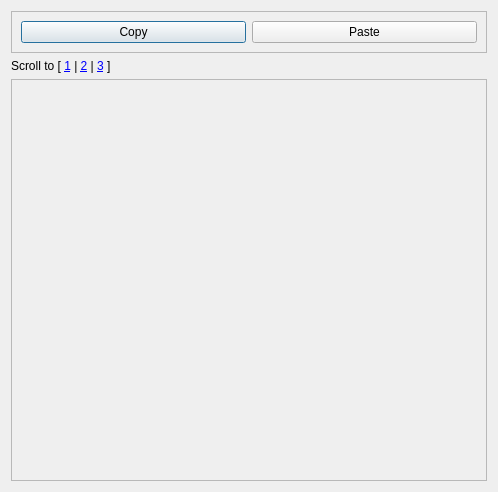
<?xml version="1.0" encoding="UTF-8"?>
<ui version="4.0">
 <class>VoiceList</class>
 <widget class="QDialog" name="VoiceList">
  <property name="geometry">
   <rect>
    <x>0</x>
    <y>0</y>
    <width>498</width>
    <height>492</height>
   </rect>
  </property>
  <property name="windowTitle">
   <string>Voicelist</string>
  </property>
  <layout class="QVBoxLayout" name="verticalLayout">
   <item>
    <widget class="QFrame" name="frame">
     <property name="frameShape">
      <enum>QFrame::StyledPanel</enum>
     </property>
     <property name="frameShadow">
      <enum>QFrame::Raised</enum>
     </property>
     <layout class="QHBoxLayout" name="horizontalLayout">
      <item>
       <widget class="QPushButton" name="pushButton">
        <property name="text">
         <string>Copy</string>
        </property>
       </widget>
      </item>
      <item>
       <widget class="QPushButton" name="pushButton_2">
        <property name="text">
         <string>Paste</string>
        </property>
       </widget>
      </item>
     </layout>
    </widget>
   </item>
   <item>
    <widget class="QLabel" name="label">
     <property name="text">
      <string>Scroll to [ &lt;a href=&quot;filters&quot;&gt;&lt;span style=&quot; text-decoration: underline; color:#0000ff;&quot;&gt;1&lt;/span&gt;&lt;/a&gt; | &lt;a href=&quot;filters&quot;&gt;&lt;span style=&quot; text-decoration: underline; color:#0000ff;&quot;&gt;2&lt;/span&gt;&lt;/a&gt; | &lt;a href=&quot;frequency&quot;&gt;&lt;span style=&quot; text-decoration: underline; color:#0000ff;&quot;&gt;3&lt;/span&gt;&lt;/a&gt; ]</string>
     </property>
    </widget>
   </item>
   <item>
    <widget class="QScrollArea" name="scrollArea">
     <property name="verticalScrollBarPolicy">
      <enum>Qt::ScrollBarAsNeeded</enum>
     </property>
     <property name="widgetResizable">
      <bool>true</bool>
     </property>
     <widget class="QWidget" name="scrollAreaWidgetContents">
      <property name="geometry">
       <rect>
        <x>0</x>
        <y>0</y>
        <width>484</width>
        <height>411</height>
       </rect>
      </property>
      <layout class="QVBoxLayout" name="verticalLayout_2"/>
     </widget>
    </widget>
   </item>
  </layout>
 </widget>
 <resources/>
 <connections/>
</ui>
